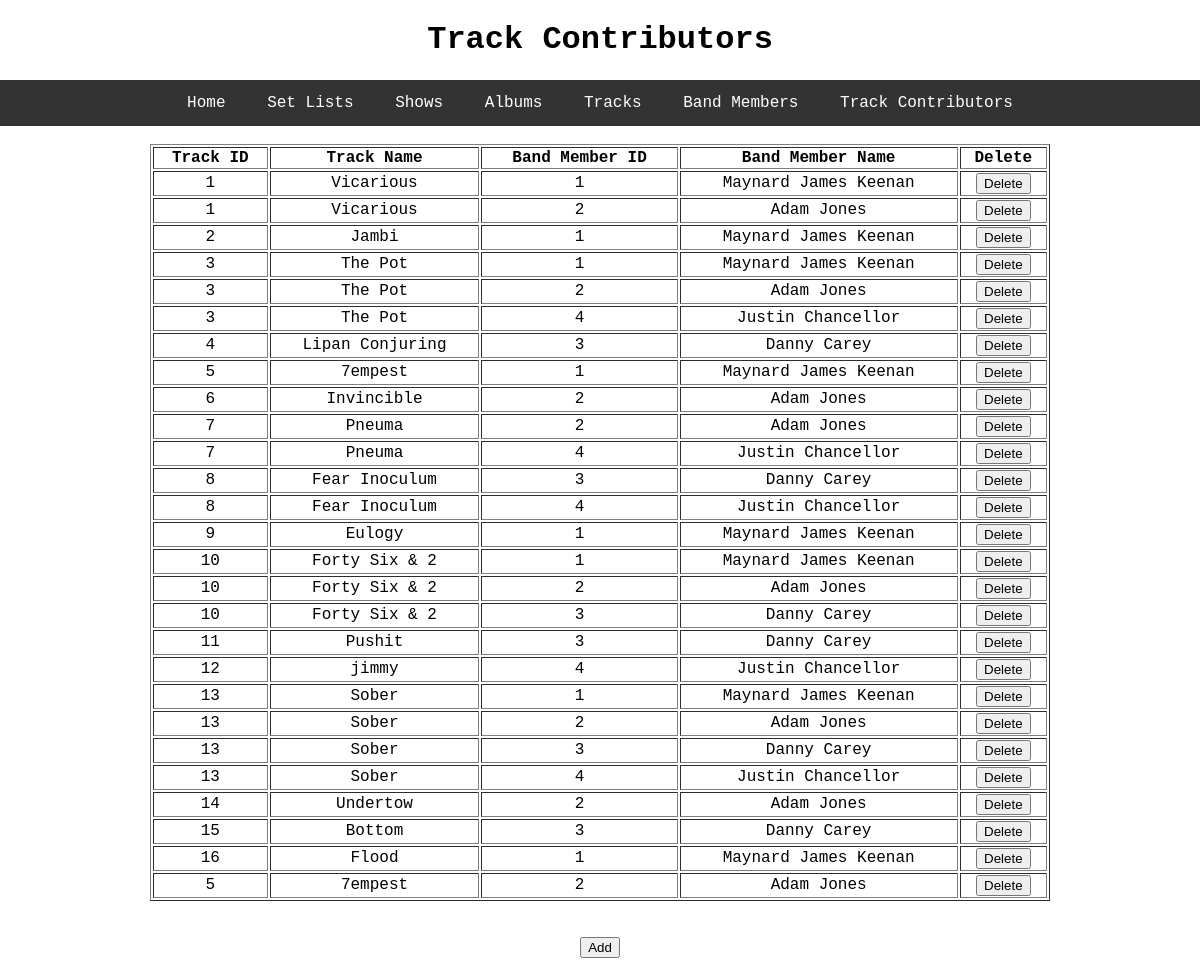
/track_contributors, run on an earlier commit of the app's database.
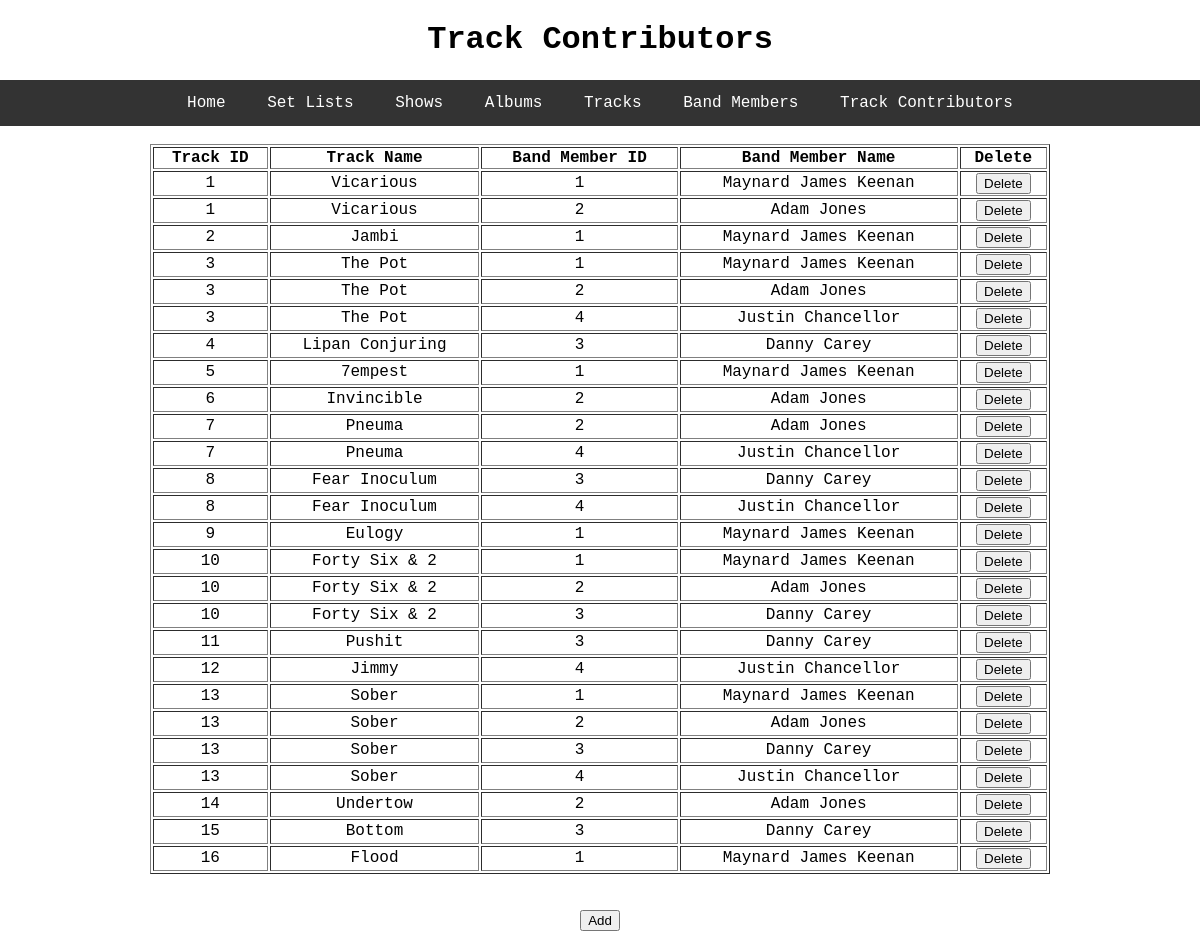
And on a later commit of the database.
### tables this page shows
CREATE TABLE "trackBandMember" (
	id INTEGER NOT NULL, 
	track_id INTEGER, 
	member_id INTEGER, 
	PRIMARY KEY (id), 
	FOREIGN KEY(track_id) REFERENCES track (id), 
	FOREIGN KEY(member_id) REFERENCES member (id)
);

### toolDB/models.py (models this page shows, shortened)
class Track(db.Model):
    id = db.Column(db.Integer, primary_key=True)
    track_name = db.Column(db.String, nullable=False)
    track_length = db.Column(db.Float, nullable=False)
    album_id = db.Column(db.Integer, db.ForeignKey('album.id'), nullable=False)
    member_track = db.relationship('Member', secondary='trackBandMember', backref='track', lazy=True)
    set_list_track = db.relationship('SetList', cascade='all, delete', backref='track', lazy=True)

class Member(db.Model):
    id = db.Column(db.Integer, primary_key=True)
    member_name = db.Column(db.String, nullable=False)
    instrument = db.Column(db.String, nullable=False)
    birthdate = db.Column(db.String, nullable=False)

### toolDB/select_db/routes.py (the view)
@select.route('/track_contributors')
def track_contributors():
    rows = db.session.execute('SELECT trackBandMember.id, trackBandMember.track_id, track.track_name, trackBandMember.member_id, member.member_name FROM trackBandMember JOIN track ON trackBandMember.track_id = track.id JOIN member ON trackBandMember.member_id = member.id;')
    return render_template('track_contributors.html', title='Track Contributors', header='Track Contributors', rows=rows)

### toolDB/templates/track_contributors.html
{% extends "layout.html" %}
{% block content %}
	<table style="width:75%" table border="1" table align = "center">
		<thead>
		  <th>Track ID</th>
		  <th>Track Name</th>
		  <th>Band Member ID</th>
		  <th>Band Member Name</th>
		  <th>Delete</th>
		</thead>
		<tbody>
		  {% for r in rows %}
		  	<tr>
				<td>{{ r[1] }}</td>
				<td>{{ r[2] }}</td>
				<td>{{ r[3] }}</td>
				<td>{{ r[4] }}</td>
				<td><input type="button" name = "Delete" value = "Delete" onclick = "window.location='/delete_contributor/{{r.0}}'"></td>
		  	</tr>
		  {% endfor %}
		</tbody>
	</table>
	<br>
	<br>
	<a href="{{ url_for('insert.add_track_contributors') }}"><button type="button">Add</button></a>
	<br>
	<br>
{% endblock content %}

What changed in the data, as far as the page shows it:
removed trackBandMember: track "5", track_name "7empest", member "2", member_name "Adam Jones"
changed through a linked row, trackBandMember: track_name "jimmy" → "Jimmy"
